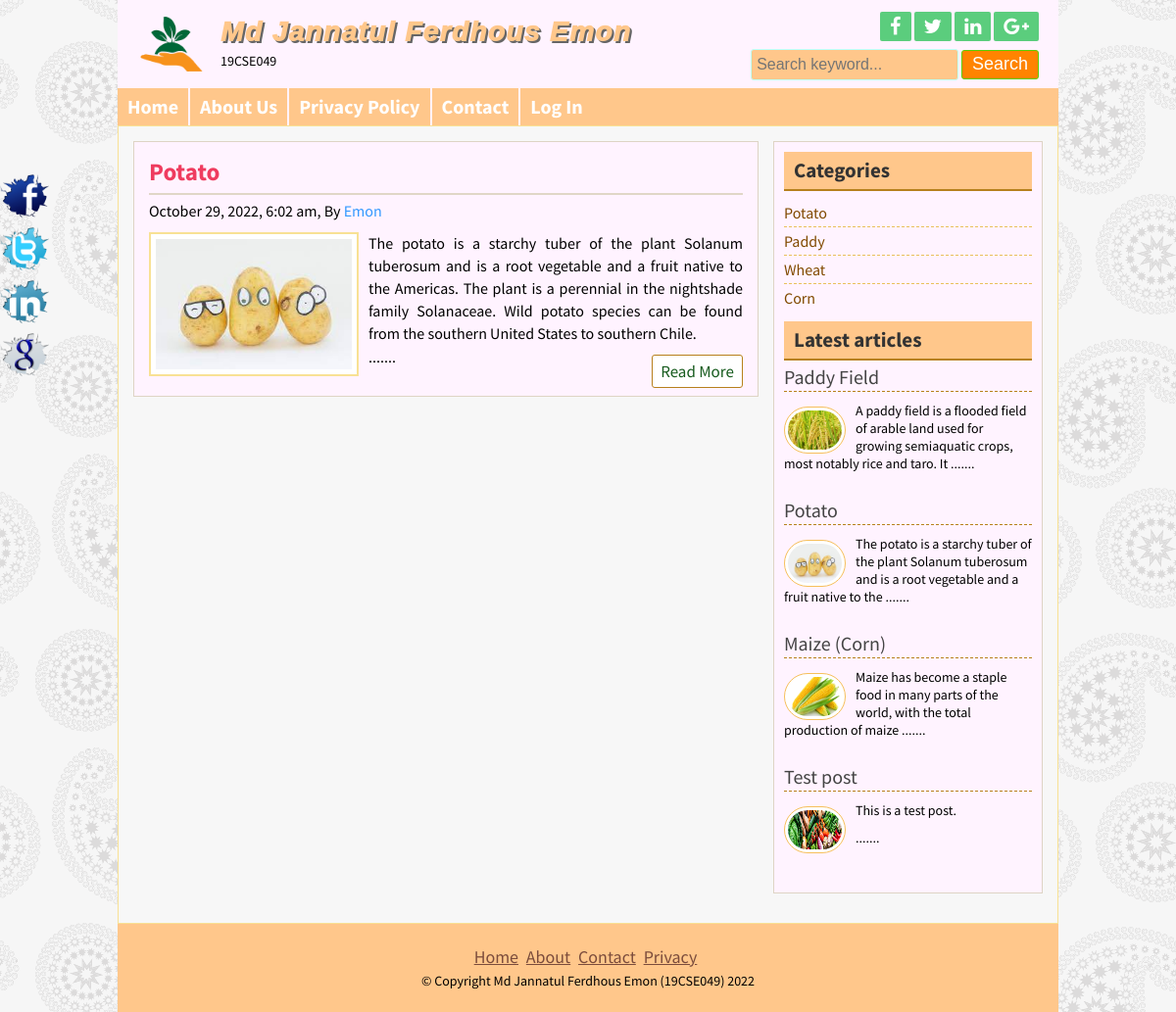
/posts.php?category=1, run on the app's committed database.
### tables this page shows
CREATE TABLE `title_slogan` (
  `id` int(11) NOT NULL,
  `title` varchar(255) NOT NULL,
  `slogan` varchar(255) NOT NULL,
  `logo` varchar(255) NOT NULL
);

CREATE TABLE `social` (
  `id` int(11) NOT NULL,
  `facebook` varchar(255) NOT NULL,
  `twitter` varchar(255) NOT NULL,
  `linkedin` varchar(255) NOT NULL,
  `google` varchar(255) NOT NULL
);

CREATE TABLE `page` (
  `id` int(11) NOT NULL,
  `name` varchar(255) NOT NULL,
  `body` varchar(8191) NOT NULL
);

CREATE TABLE `post` (
  `id` int(11) NOT NULL,
  `cat` int(11) NOT NULL,
  `title` varchar(255) NOT NULL,
  `body` text NOT NULL,
  `image` varchar(255) NOT NULL,
  `author` varchar(50) NOT NULL,
  `tag` varchar(255) NOT NULL,
  `date` timestamp NOT NULL DEFAULT current_timestamp() ON UPDATE current_timestamp(),
  `userid` int(11) NOT NULL
);

CREATE TABLE `category` (
  `id` int(11) NOT NULL,
  `name` varchar(50) NOT NULL
);

CREATE TABLE `footer` (
  `id` int(11) NOT NULL,
  `copyright` varchar(255) NOT NULL
);

### lib/Database.php (called while the page is built, shortened)
<?php
Class Database{
	public $host   = DB_HOST;
	public $user   = DB_USER;
	public $pass   = DB_PASS;
	public $dbname = DB_NAME;
	public $link;
	private function connectDB(){
	$this->link = new mysqli($this->host, $this->user, $this->pass, $this->dbname);
 }
	public function select($query){
		$result = $this->link->query($query) or die($this->link->error.__LINE__);
		if($result->num_rows > 0){
			return $result;
		} else {
			return false;
		}
	}
}

### helpers/format.php (called while the page is built, shortened)
<?php
class format{
    public function formatDate($date){
        return date('F j, Y, g:i a', strtotime($date));
    }
public function textShorten($text, $limit = 300){
    $text = $text. " ";
    $text = substr($text, 0, $limit);
    $text = substr($text, 0, strrpos($text, ' '));
    $text = $text. " .......";
    return $text;
    }
}
?>

### posts.php (the view)
<?php include 'inc/header.php';?>
<?php
	if(!isset($_GET['category']) || $_GET['category']==NULL)
	{
		header("location: 404.php");
	}
	else
	{
		$id = $_GET['category'];
	}
?>
	<div class="contentsection contemplete clear">
		<div class="maincontent clear">
		<?php
				$query = "select * from post where cat=$id";
				$post = $db->select($query);
				if ($post){
					while($result = $post->fetch_assoc()) {
		?>
		<div class="samepost clear">
				<h2><a href="post.php?id=<?php echo $result['id'] ?>"><?php echo $result['title'] ?></a></h2>
				<h4><?php echo $fm->formatDate($result['date']) ?>, By <a href="#"><?php echo $result['author'] ?></a></h4>
				<a href="#"><img src="admin/<?php echo $result['image'] ?>" alt="post image"/></a>
				<?php echo $fm->textShorten($result['body']) ?>
				<div class="readmore clear">
					<a href="post.php?id=<?php echo $result['id'] ?>">Read More</a>
				</div>
			</div>
			<?php } } else{ ?>
				<h2>No post available in this category.</h2>
			<?php } ?>
		</div>
		<?php include "inc/sidebar.php";?>
		<?php include "inc/footer.php";?>

### inc/header.php (shortened to what this page needs)
<?php include 'lib/Database.php';?>
<?php include 'helpers/format.php';?>
<?php
	$db = new Database();
	$fm = new format();
?>
<!DOCTYPE html>
<html>
<head>
	<?php include 'scripts/css.php'; ?>
</head>
<body>
	<div class="headersection templete clear">
		<a href="index.php">
			<div class="logo">
			<?php
                $query = "select * from title_slogan where id='1'";
                $blog = $db->select($query);
                if($blog){
                    while($result = $blog->fetch_assoc()){
            ?>
				<img src="admin/<?php echo $result['logo']; ?>" alt="Logo"/>
				<h2><?php echo $result['title']; ?></h2>
				<p><?php echo $result['slogan']; ?></p>
			<?php } } ?>
			</div>
		</a>
		<div class="social clear">
			<div class="icon clear">
			<?php
                $query = "select * from social where id='1'";
                $socialmedia = $db->select($query);
                if($socialmedia){
                    while($result = $socialmedia->fetch_assoc()){
            ?>
				<a href="<?php echo $result['facebook']; ?>" target="_blank"><i class="fa fa-facebook"></i></a>
				<a href="<?php echo $result['twitter']; ?>" target="_blank"><i class="fa fa-twitter"></i></a>
				<a href="<?php echo $result['linkedin']; ?>" target="_blank"><i class="fa fa-linkedin"></i></a>
				<a href="<?php echo $result['google']; ?>" target="_blank"><i class="fa fa-google-plus"></i></a>
			<?php } } ?>
			</div>
			<div class="searchbtn clear">
			<form action="search.php" method="get">
				<input type="text" name="search" placeholder="Search keyword..."/>
				<input type="submit" name="submit" value="Search"/>
			</form>
			</div>
		</div>
	</div>
<div class="navsection templete">
	<?php
		$path = $_SERVER['SCRIPT_FILENAME'];
    	$currentpage = basename($path, '.php');
	?>
		<ul>
		<li><a
		<?php
			if($currentpage=='index'){
				echo 'id="active"';
			}
		?>
		href="index.php">Home</a></li>
		<?php
			$query = "select * from page";
			$page = $db->select($query);
			if($page){
				while($result = $page->fetch_assoc()){
		?>
		<li><a
		<?php
			if(isset($_GET['pageid']) && $_GET['pageid']==$result['id']){
				echo 'id="active"';
			}
		?>
		href="page.php?pageid=<?php echo $result['id'] ?>"><?php echo $result['name'] ?></a></li>
		<?php } } ?>
		<li><a
		<?php
			if($currentpage=='contact'){
				echo 'id="active"';
			}
		?>
		href="contact.php">Contact</a></li>
		<li><a href="admin/login.php">Log In</a></li>
	</ul>
</div>

### inc/sidebar.php
<div class="sidebar clear">
			<div class="samesidebar clear">
				<h2>Categories</h2>
					<ul>
					<?php
					$query = "select * from category";
					$category = $db->select($query);
					if ($category){
						while($result = $category->fetch_assoc()) {
					?>
						<li><a href="posts.php?category=<?php echo $result['id'] ?>"><?php echo $result['name']; ?></a></li>
					<?php } } else{ ?>
						<li>No Category Created.</li>
						<?php } ?>
					</ul>
			</div>
			<div class="samesidebar clear">
				<h2>Latest articles</h2>
				<?php
				$query = "select * from post limit 4";
				$post = $db->select($query);
				if ($post){
					while($result = $post->fetch_assoc()) {
				?>
					<div class="popular clear">
						<h3><a href="post.php?id=<?php echo $result['id']; ?>"><?php echo $result['title']; ?></a></h3>
						<a href="post.php?id=<?php echo $result['id']; ?>"><img src="admin/<?php echo $result['image']; ?>" alt="post image"/></a>
						<?php echo $fm->textShorten($result['body'], 120) ?>
					</div>
					<?php } } else  header("Location:404.php"); ?>
			</div>
		</div>

### inc/footer.php (shortened to what this page needs)
</div>
	<div class="footersection templete clear">
	  <div class="footermenu clear">
		<ul>
			<li><a href="#">Home</a></li>
			<li><a href="#">About</a></li>
			<li><a href="#">Contact</a></li>
			<li><a href="#">Privacy</a></li>
		</ul>
	  </div>
	  <?php
                $query = "select * from footer where id='1'";
                $socialmedia = $db->select($query);
                if($socialmedia){
                    while($result = $socialmedia->fetch_assoc()){
        ?>
	  <p>&copy; Copyright <?php echo $result['copyright']; ?> <?php echo date('Y'); ?></p>
	  <?php } } ?>
	</div>
	<div class="fixedicon clear">
	<?php
                $query = "select * from social where id='1'";
                $socialmedia = $db->select($query);
                if($socialmedia){
                    while($result = $socialmedia->fetch_assoc()){
    ?>
		<a href="<?php echo $result['facebook']; ?>"><img src="images/fb.png" alt="Facebook"/></a>
		<a href="<?php echo $result['twitter']; ?>"><img src="images/tw.png" alt="Twitter"/></a>
		<a href="<?php echo $result['linkedin']; ?>"><img src="images/in.png" alt="LinkedIn"/></a>
		<a href="<?php echo $result['google']; ?>"><img src="images/gl.png" alt="GooglePlus"/></a>
	<?php } } ?>
	</div>
</body>
</html>

### theme/selago.css (style rules this page uses)
.headersection { background: #FFF3FF none repeat scroll 0 0; }
.logo h2 { color: #0000; }
.logo h2 { color: #ffc78b; text-align: center; display: flex; justify-content: center; align-items: center; }
.logo h2 { position: relative; font-family: "Avenir Next", sans-serif; font-weight: 1000; font-size: 28px; font-style: italic; letter-spacing: 0.05em; display: inline-block; }
.logo p { color: #000; }
.icon a { background: #5BCD7D none repeat scroll 0 0; }
.searchbtn input[type="text"] { border: 1px solid #bdfff9; width: 200px; background: #FFC78B; }
.searchbtn input[type="submit"] { border: 1px solid #5BCE00; }
input[type="submit"] { background: #ff8400 none repeat scroll 0 0; border: 1px solid #5BCE00; }
.navsection, .footersection { background: none repeat scroll 0 0 #FFC78B; }
.navsection ul li { border-left: 1px solid #FFF3FF; border-right: 1px solid #FFF3FF; }
.samepost h2 a, .about h2 { color: #EF3C5F; }
.maincontent { background: #FFF3FF none repeat scroll 0 0; }
.samepost img { border: 2px solid #F8E194; background: #fff none repeat scroll 0 0; }
.contentsection { background: #F7F7F7 none repeat scroll 0 0; border: 1px solid #F8E194; }
.sidebar { background: #FFF3FF none repeat scroll 0 0; }
.samesidebar h2 { background: #FFC78B none repeat scroll 0 0; }
.footermenu ul li a { color: #7B4C3C; }
.readmore a { color: #185C1F; }

### data on the page
title_slogan: logo (picture), title "Md Jannatul Ferdhous Emon", slogan "19CSE049"
page: name "About Us"
page: name "Privacy Policy"
post: title "Potato", date "October 29, 2022, 6:02 am", author "Emon", image (picture), body "The potato is a starchy tuber of the plant Solanum tuberosum and is a root vegetable and a fruit native to the Americas. The plant is a perennial in the nightshade family Solanaceae. Wild potato species can be found from the southern United States to southern Chile. .......", body "The potato is a starchy tuber of the plant Solanum tuberosum and is a root vegetable and a fruit native to the ......."
category: name "Potato"
category: name "Paddy"
category: name "Wheat"
category: name "Corn"
post: title "Paddy Field", image (picture), body "A paddy field is a flooded field of arable land used for growing semiaquatic crops, most notably rice and taro. It ......."
post: title "Maize (Corn)", image (picture), body "Maize has become a staple food in many parts of the world, with the total production of maize ......."
post: title "Test post", image (picture), body "This is a test post. ......."
footer: copyright "Md Jannatul Ferdhous Emon (19CSE049)"
